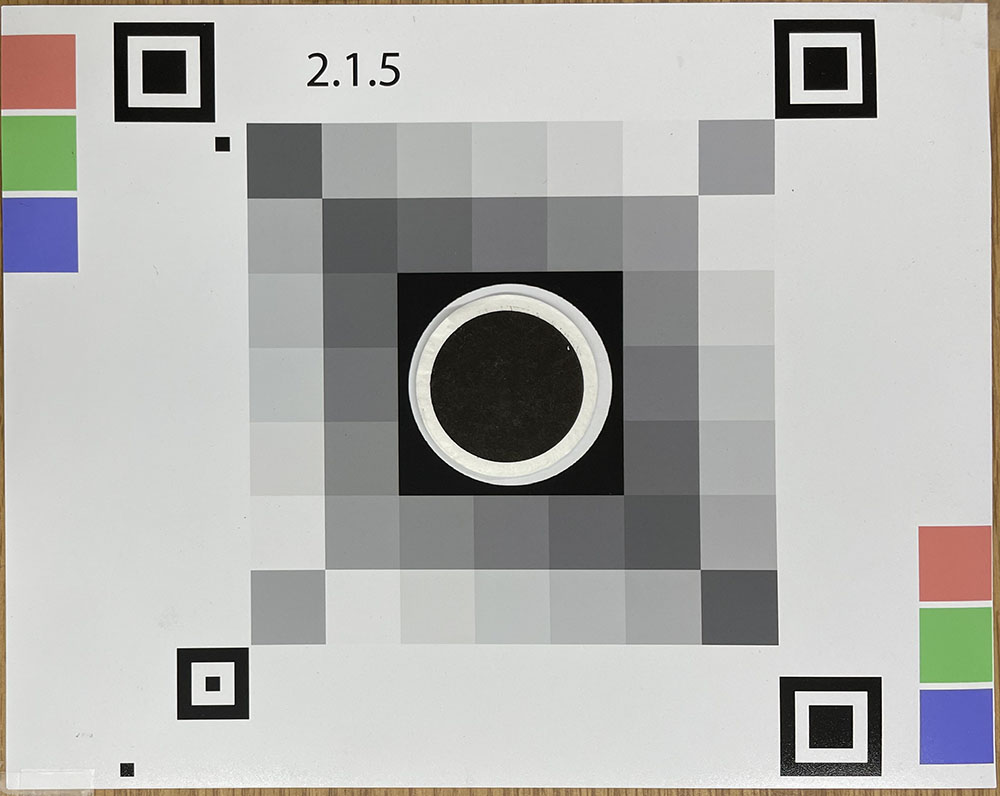
#> input picture IDC Test data/5.31/3204.jpg, 1000 x 796 px
$ python -i QRDetector.py   (imports and definitions only)
#> lines starting #> are read from the running program, lines starting #| are printed output that depends on the picture; after the words box and inside, x2 and y2 are one past the last pixel; in counts of white or black regions, pixels touching at a corner belong together
### LEMS/IANASteps/Geometry/Point.py
#!/usr/bin/python
# vi:ts=3:ai

import operator
import math

"""Simple geometry module"""

##
# Class for handling points
class Point(tuple):
    ##
    # Constructor which will create a point from a iterator or a list of param
    #
    # @param cls Class reference
    # @param components Point components
    def __new__(cls, *components):
        if len(components) == 1:
            return tuple.__new__(cls, components[0])
        else:
            return tuple.__new__(cls, components)

    ##
    # Add two points (self + other)
    #
    # @param self Instance reference
    # @param other Other point
    # @param return Point
    # [8 lines left out: function __add__, not called in this run]

    ##
    # Add two points (other + self)
    #
    # @param self Instance reference
    # @param other Other point
    # @param return Point
    def __radd__(self, other):
        return self + other

    ##
    # Subtracts two points (self - other)
    #
    # @param self Instance reference
    # @param other Other point
    # @param return Point
    def __sub__(self, other):
        try:
            if len(self) != len(other):
                return NotImplemented
        except:
            return NotImplemented

        return Point(*map(operator.sub, self, other))

    ##
    # Subtracts two points (other - self)
    #
    # @param self Instance reference
    # @param other Other point
    # @param return Point
    # [20 lines left out: functions __rsub__, __mul__, not called in this run]

    ##
    # Multiplies two points (other * self)
    #
    # @param self Instance reference
    # @param other Other point
    # @param return Point
    def __rmul__(self, other):
        return self * other

    ##
    # Divides two points (self / other)
    #
    # @param self Instance reference
    # @param other Other point
    # @param return Point
    # [5 lines left out: function __div__, not called in this run]

    ##
    # Prohibit non equality comparison
    #
    # @param self Instance reference
    # @param other Other Point
    def __lt__(self, other):
        raise TypeError('only equality comparison is supported')

    ##
    # Prohibit non equality comparison
    #
    # @param self Instance reference
    # @param other Other Point
    def __le__(self, other):
        raise TypeError('only equality comparison is supported')

    ##
    # Prohibit non equality comparison
    #
    # @param self Instance reference
    # @param other Other Point
    def __ge__(self, other):
        raise TypeError('only equality comparison is supported')

    ##
    # Prohibit non equality comparison
    #
    # @param self Instance reference
    # @param other Other Point
    def __gt__(self, other):
        raise TypeError('only equality comparison is supported')

    ##
    # Computes the distance between two points or the origin if omitted
    #
    # @param self Instance reference
    # @param origin Point to use as the origin
    # @returns distance
    def distance(self, origin=None):
        if origin is None:
            end = self
        else:
            end = self - origin

        return math.sqrt(sum([component * component for component in end]))

    ##
    # performs the dot product of two points (as vectors)
    #
    # @param self Instance reference
    # @param other Other point
    # [37 lines left out: functions dot, cross, not called in this run]

### LEMS/IANASteps/QRDetector/QR.py
'''
Created on Oct 8, 2010

@author: surya
'''

import math

from IANASteps.Geometry.Quadrilateral import Quadrilateral


class QR_Radial(Quadrilateral):
    '''
    Represents a QR code in the image, this class contains
    all the information on and from the QR code :
    aux_id, co-ordinates, height, width, rotation, and the corrected
    topLeft, topRight, bottomLeft, bottomRight coordinates
    '''

    def __init__(self, aux, points):
        # Called by QRDetector
        ''' Constructor

        Sets the logging level, and the aux and points fields

        This method also computes all QR properties namely:
        height, width, rotation, and the corrected
        topLeft, topRight, bottomLeft, bottomRight coordinates

        Keyword arguments:
        aux    -- aux_id used to get calibration data refer:DB Schema
        points -- a tuple of 4 Geometry.Point objects representing the co-ordinates for the QR code
        '''

        self.aux = aux
        # The raw QR points
        self.points = points

        # top right to bottom right
        v23 = points[3] - points[1]
        # top left to top right
        v21 = points[0] - points[1]

        self.width = v23.distance()
        self.height = v21.distance()
        p2 = v23[0] / self.width
        p3 = v23[1] / self.width

        # find angle between points
        rotation = math.degrees(math.atan2(p3, p2))

        # bound rotation to 0 to 360
        if rotation < 0 or rotation > 360:
            rotation -= math.floor(rotation / 360.0) * 360

        self.rotation = rotation

        # topLeft, bottomLeft, bottomRight, topRight
        Quadrilateral.__init__(self, points[0], points[2], points[3], points[1])  # no adjustment


    # [13 lines left out: function __str__, not called in this run]


class QR_Linear(Quadrilateral):
    '''
    Represents a QR code in the image, this class contains
    all the information on and from the QR code :
    aux_id, co-ordinates, height, width, rotation, and the corrected
    topLeft, topRight, bottomLeft, bottomRight coordinates
    '''

    # [52 lines left out: functions __init__, __str__, not called in this run]

### LEMS/IANASteps/Geometry/Quadrilateral.py
'''
Created on Oct 21, 2010

@author: surya
'''


class Quadrilateral:
    '''
    This class implements the base functionality for all image components
    that are quadrilaterals.

    Using this class as the base class the inheritors will by default be able
    to crop/draw.
    '''

    def __init__(self, topLeft, bottomLeft, bottomRight, topRight):
        ''' Constructor

        Sets the logging level and the topLeft, bottomLeft, bottomRight, topRight
        fields of this class

        Keyword Arguments:
        topLeft     -- topLeft coordinate of the Stage(the absolute topLeft)
        bottomLeft  -- bottomLeft coordinate of the Stage(the absolute bottomLeft)
        bottomRight -- bottomRight coordinate of the Stage(the absolute bottomRight)
        topRight    -- topRight coordinate of the Stage(the absolute topRight)
        '''

        self.topLeft = topLeft
        self.bottomLeft = bottomLeft
        self.topRight = topRight
        self.bottomRight = bottomRight

    # [40 lines left out: functions __str__, draw, crop, not called in this run]

### LEMS/IANASteps/QRDetector/QRDetector.py
'''
The QRFilter Module contains functionality to extract data from a
QR code(aux_id), and the co-ordinates of the QR code itself.

It essentially takes a filename (absolute path to the input image),
uses Popen to spawn a new sub-process to execute:

     java -jar pathToFindQRCode/FindQRCode.jar [options] filename

And parses out a the aux_id and a set of QR coordinates from the output pipe.


Created on Oct 8, 2010

@author: surya
'''

import logging
import cv2
import numpy as np
from IANASteps.Geometry.Point import Point
from IANASteps.QRDetector.QR import QR_Radial, QR_Linear

def is_color_close_to_black(region, black):
    # checks if a given color is close to black and not any other colors
    # Called by detect QR

    # Calculate the average color in the region
    avg_color = region

    # Define a threshold for darkness (adjust as needed)
    red_threshold = black[0]
    blue_threshold = black[1]
    green_threshold = black[2]

    # if the average rgb is less than each threshhold (closer to 0 is black) then it is close to black
    if avg_color[0] < red_threshold and avg_color[1] < green_threshold and avg_color[2] < blue_threshold:
        return True
    else:
        return False

def detectQR(file_):
    '''Using geometry detection, find the black boxes and return their coordinates

    Keyword arguments:
    file_      -- The full file name toward the image file to be processed.

    Returns:
    QR       -- an object of QRDetector.QR type.
    '''
#> called with file_ = '../../../IDC Test data/5.31/3204.jpg'

    blur = [(5, 5), (7, 7), (3, 3)]  # List of blur values to cycle through
    black = [150, 150, 150]  # blackness threshold
    qr_centers = []  # List to store coordinates of qr codes
    loops = 0
    found_valid_centers = False

    while (len(qr_centers) != 4) and (loops <= len(blur)) and not found_valid_centers:
        for blurry in blur:
            # Read the image
            image = cv2.imread(file_)
#> image is the input picture: shape (796, 1000, 3); mean B, G, R 174.5, 177.3, 177.5

            # Apply a Gaussian blur to the image to reduce noise and improve detection
            blurred = cv2.GaussianBlur(image, blurry, 0)

            # Use the Canny edge detector to find edges in the image
            edges = cv2.Canny(blurred, 50, 150)
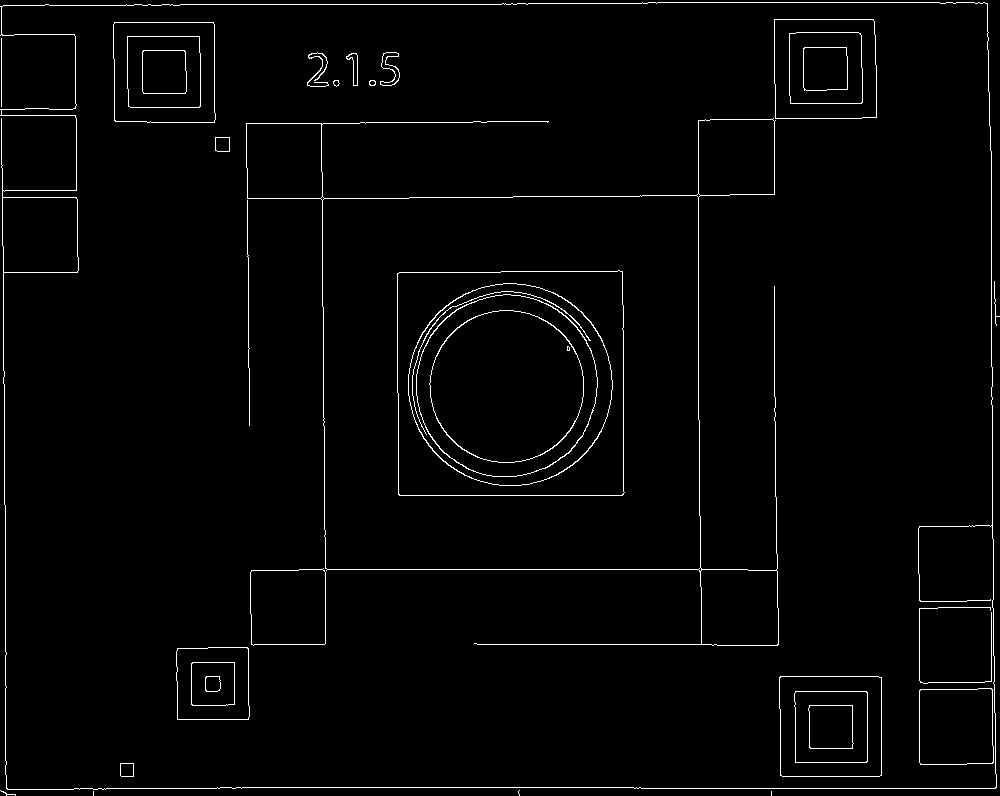
#> edges: shape (796, 1000); 2% white in thin lines or dots

            # Find contours in the image
            contours, _ = cv2.findContours(edges, cv2.RETR_EXTERNAL, cv2.CHAIN_APPROX_SIMPLE)
#> contours = 7 contours, 6 with area under 20; largest, box (x1, y1, x2, y2) and area: (0, 2, 997, 790) 763948

            qr_centers = []

            # Loop over the contours
            for contour in contours:
                # Approximate the contour to a polygon
                epsilon = 0.04 * cv2.arcLength(contour, True)
                approx = cv2.approxPolyDP(contour, epsilon, True)

                # If the polygon has 4 vertices and has a reasonable aspect ratio, it might be a QR code
                if len(approx) == 4:
                    # Calculate the aspect ratio of the bounding box
                    x, y, w, h = cv2.boundingRect(approx)
                    aspect_ratio = float(w) / h

                    # Define a range for acceptable aspect ratios for QR codes
                    aspect_ratio_range = (0.5, 1.5)

                    # Check if the aspect ratio falls within the acceptable range and width is large enough
                    if aspect_ratio_range[0] < aspect_ratio < aspect_ratio_range[1]:
                        if 20 < w < 155:
                            try:
                                # Calculate the center of the QR code
                                M = cv2.moments(approx)
                                cX = int(M["m10"] / M["m00"])
                                cY = int(M["m01"] / M["m00"])

                                # Check the average color in a 2x2 pixel square around the center
                                center_region = image[cY - 1:cY + 1, cX - 1:cX + 1]
                                mean_color = np.mean(center_region, axis=(0, 1))
                                # Check if the center of the square is black
                                if is_color_close_to_black(mean_color, black):
                                    # Append the coordinates
                                    qr_centers.append((cX, cY))
                            except:
                                pass
#> this loop made 7 passes
#> (epsilon, approx, x, y, w, h, aspect_ratio, aspect_ratio_range) on passes 4, 7: (1.45, [[0, 790], [6, 795], [15, 795], [7, 794]], 0, 790, 16, 6, 2.67, (0.5, 1.5)), (161.2, [[987, 3], [0, 6], [6, 788], [995, 788]], 0, 3, 996, 786, 1.27, (0.5, 1.5))
#> (epsilon, approx) on passes 1, 2, 5, 6: (0.32, [[771, 791], [771, 795]]), (0.32, [[93, 791], [93, 795]]), (3.93, [[994, 281], [996, 325]]), (5.44, [[1, 38], [1, 106]])
#> after the loop, qr_centers = []
            if len(qr_centers) == 4:
                found_valid_centers = True
                break

            # If we have more than 4 QR centers, we need to remove the ones that are not black enough
            if len(qr_centers) > 4:
                while (len(qr_centers) > 4) and (black[0] >= 0):
                    for idx, val in enumerate(black):
                        black[idx] = val - 5

                    # Loop over the contours
                    for contour in contours:
                        # Approximate the contour to a polygon
                        epsilon = 0.04 * cv2.arcLength(contour, True)
                        approx = cv2.approxPolyDP(contour, epsilon, True)

                        # If the polygon has 4 vertices and has a reasonable aspect ratio, it might be a QR code
                        if len(approx) == 4:
                            # Calculate the aspect ratio of the bounding box
                            x, y, w, h = cv2.boundingRect(approx)
                            aspect_ratio = float(w) / h

                            # Define a range for acceptable aspect ratios for QR codes
                            aspect_ratio_range = (0.5, 1.5)

                            # Check if the aspect ratio falls within the acceptable range and width is large enough
                            if aspect_ratio_range[0] < aspect_ratio < aspect_ratio_range[1]:
                                if w > 20 and w < 155:
                                    try:
                                        # Calculate the center of the QR code
                                        M = cv2.moments(approx)
                                        cX = int(M["m10"] / M["m00"])
                                        cY = int(M["m01"] / M["m00"])

                                        # Check the average color in a 2x2 pixel square around the center
                                        center_region = image[cY - 1:cY + 1, cX - 1:cX + 1]
                                        mean_color = np.mean(center_region, axis=(0, 1))

                                        # If the center of the square is not black, remove it from qr_centers
                                        if not is_color_close_to_black(mean_color, black):
                                            if (cX, cY) in qr_centers:
                                                qr_centers.remove((cX, cY))
                                    except:
                                        pass

                    # If we've reduced qr_centers to exactly 4, exit both loops
                    if len(qr_centers) == 4:
                        found_valid_centers = True
                        break

            if found_valid_centers:
                break

        loops += 1
#> loops = 1

    # After the loop, draw rectangles for the final qr_centers
    for (cX, cY) in qr_centers:
        # Find the bounding box of the QR code associated with each center
        for contour in contours:
            # Approximate the contour to a polygon
            epsilon = 0.04 * cv2.arcLength(contour, True)
            approx = cv2.approxPolyDP(contour, epsilon, True)

            if len(approx) == 4:
                x, y, w, h = cv2.boundingRect(approx)
                M = cv2.moments(approx)
                # Check if M["m00"] is zero to avoid division by zero
                if M["m00"] != 0:
                    centerX = int(M["m10"] / M["m00"])
                    centerY = int(M["m01"] / M["m00"])
                else:
                    # Handle the case where the area is zero
                    centerX, centerY = 0, 0  # or some other default value or skip this contour
                    continue  # Skip further processing for this contour

                if (centerX, centerY) == (cX, cY):
                    # Draw a rectangle around the QR code
                    cv2.drawContours(image, [approx], -1, (0, 255, 0), 2)

    # Resize the image for display
    # imS = cv2.resize(image, (960, 540))

    # Show the final image with the rectangles drawn
    # cv2.imshow("QR Codes", imS)
    # cv2.waitKey(0)
    # cv2.destroyAllWindows()

    # Sort the QR centers based on coordinates (top left, top right, bottom left, bottom right)

    # Sort coordinates based on x values
    sorted_coordinates = sorted(qr_centers, key=lambda x: x[0])
    max_x = sorted_coordinates[3][0]
    # Sort coordinates based on y values
    sorted_coordinates = sorted(qr_centers, key=lambda x: x[1])
    max_y = sorted_coordinates[3][1]

    target_x = max_x / 2
    target_y = max_y / 2

    for coor in qr_centers:
        if coor[0] < target_x and coor[1] < target_y:
            top_left = coor
        elif coor[0] < target_x and coor[1] > target_y:
            bottom_left = coor
        elif coor[0] > target_x and coor[1] < target_y:
            top_right = coor
        elif coor[0] > target_x and coor[1] > target_y:
            bottom_right = coor

    # reformat the list of coordinates
    qr_centers = [top_left, top_right, bottom_left, bottom_right]

    # make the coordinates into points
    points = []
    for value in qr_centers:
        points.append(Point((float(value[0]), float(value[1]))))

    # specify that the newer radial card is being used
    aux = 'radial'
    if aux[0:6] == 'radial':
        # go into function, return more information from coordinates
        return QR_Radial(aux, points)
    else:
        return QR_Linear(aux, points)

>>> result = detectQR('../../../IDC Test data/5.31/3204.jpg')
